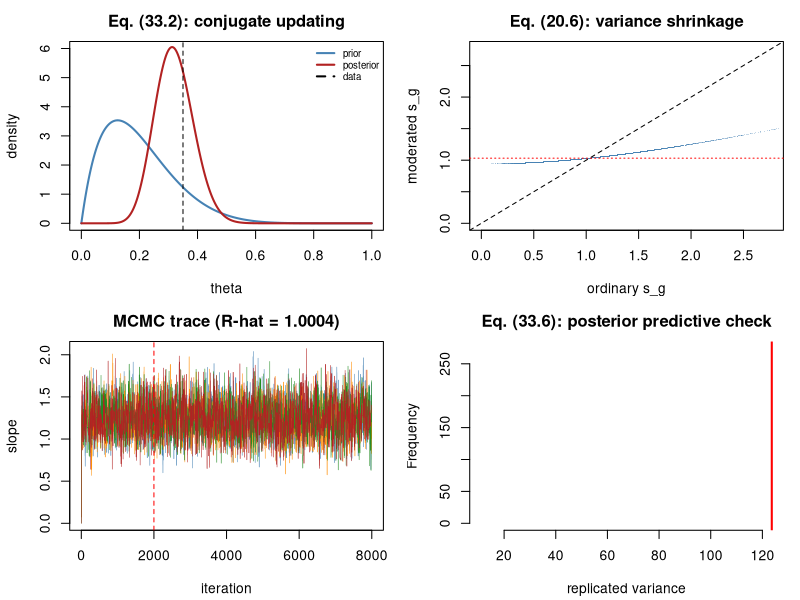

Write R code to recreate this figure.
## ---- chunk 1
MODULE_NAME <- "33_bayesian_and_shrinkage"
OUT <- file.path(Sys.getenv("STATS_OUT", unset = "results"), MODULE_NAME)
dir.create(OUT, recursive = TRUE, showWarnings = FALSE)
header <- function(txt) cat("\n", strrep("=", 72), "\n", txt, "\n",
                            strrep("=", 72), "\n", sep = "")
## ---- chunk 2
header("1. Beta-binomial and normal-normal conjugacy (33.2)-(33.3)")
a0 <- 2; b0 <- 8; y_obs <- 14; n_obs <- 40
a1 <- a0 + y_obs; b1 <- b0 + n_obs - y_obs                       # eq. (33.2)
cat(sprintf("  prior Beta(%g, %g): mean %.3f, worth %g pseudo-observations\n",
            a0, b0, a0/(a0+b0), a0+b0))
cat(sprintf("  data: %d/%d = %.3f\n", y_obs, n_obs, y_obs/n_obs))
cat(sprintf("  posterior Beta(%g, %g): mean %.3f\n", a1, b1, a1/(a1+b1)))
cat(sprintf("  95%% CREDIBLE interval [%.3f, %.3f]\n",
            qbeta(0.025, a1, b1), qbeta(0.975, a1, b1)))
cat(sprintf("  P(theta > 0.30 | data) = %.4f\n", pbeta(0.30, a1, b1, lower.tail = FALSE)))
cat("  A credible interval IS a probability statement about theta given the\n")
cat("  data - which is what people wrongly believe a confidence interval to be.\n")
cat("\n  Normal-normal (33.3): posterior mean = lambda*y + (1-lambda)*mu0\n")
cat(sprintf("  %22s%10s%17s\n", "sigma^2 (data noise)", "lambda", "weight on data"))
for (s2 in c(0.1, 0.5, 1, 4, 20)) {
  lam <- 1/(1 + s2)
  cat(sprintf("  %22.1f%10.3f%16.1f%%\n", s2, lam, 100*lam))
}
cat("  Noisier data -> more shrinkage toward the prior. Compare with the\n")
cat("  mixed-model BLUP, eq. (14.6): it is the SAME formula.\n")
## ---- chunk 3
header("2. James-Stein: shrinkage wins, provably (33.5)")
james_stein <- function(y, sigma2 = 1) {                         # eq. (33.5)
  max(1 - (length(y) - 2)*sigma2/sum(y^2), 0) * y                # positive part
}
set.seed(2301)
cat(sprintf("  %-34s%11s%10s%12s\n", "scenario", "MLE risk", "JS risk", "JS better?"))
scenarios <- list("all means zero" = rep(0, 20),
                  "means near zero (typical omics)" = rnorm(20, 0, 0.4),
                  "means well spread" = rnorm(20, 0, 2),
                  "one huge outlier" = c(rep(0, 19), 10))
for (nm in names(scenarios)) {
  theta <- scenarios[[nm]]
  r <- replicate(3000, {
    y <- theta + rnorm(length(theta))
    c(sum((y - theta)^2), sum((james_stein(y) - theta)^2))
  })
  cat(sprintf("  %-34s%11.2f%10.2f%12s\n", nm, mean(r[1, ]), mean(r[2, ]),
              mean(r[2, ]) < mean(r[1, ])))
}
cat("\n  JS wins in EVERY case (that is the theorem), and wins MOST when the\n")
cat("  true effects are clustered near zero - exactly the omics situation.\n")
cat("  This is NOT a Bayesian assumption; it is a frequentist theorem, and it\n")
cat("  is the licence for every shrinkage method in this course.\n")
## ---- chunk 4
header("3. From-scratch moderated t-test (20.6)")
fit_prior_variance <- function(s2, df) {
  ## Match moments of log(s2), as limma does. Var(log s2) exceeds
  ## trigamma(df/2) by exactly trigamma(d0/2); solve for d0. A ROBUST (MAD)
  ## estimate of the spread is essential - a few near-zero variances would
  ## otherwise dominate and collapse the shrinkage.
  e <- log(s2) - digamma(df/2) + log(df/2)
  target <- (mad(e))^2 - trigamma(df/2)
  if (target <= 0) return(list(d0 = Inf, s0_2 = exp(mean(e))))
  f <- function(d0) trigamma(d0/2) - target
  if (f(1e-4) * f(1e4) > 0) return(list(d0 = Inf, s0_2 = exp(mean(e))))
  d0 <- uniroot(f, c(1e-4, 1e4))$root
  list(d0 = d0, s0_2 = exp(mean(e) + digamma(d0/2) - log(d0/2)))
}
moderated_t <- function(A, B) {
  n1 <- ncol(A); n2 <- ncol(B); df <- n1 + n2 - 2
  diff <- rowMeans(A) - rowMeans(B)
  s2 <- ((n1-1)*apply(A, 1, var) + (n2-1)*apply(B, 1, var)) / df
  s2 <- pmax(s2, 1e-12)
  pr <- fit_prior_variance(s2, df)
  if (is.infinite(pr$d0)) { s2t <- rep(pr$s0_2, length(s2)); total_df <- Inf }
  else { s2t <- (pr$d0*pr$s0_2 + df*s2)/(pr$d0 + df); total_df <- df + pr$d0 }
  se <- sqrt(s2t * (1/n1 + 1/n2))
  t <- diff/se
  list(t = t, p = 2*pt(abs(t), total_df, lower.tail = FALSE), s2 = s2, s2t = s2t,
       d0 = pr$d0, s0_2 = pr$s0_2, df_total = total_df, diff = diff)
}
set.seed(2302)
G <- 6000; n_rep <- 3; n_de <- 400
true_sd <- sqrt(1/rgamma(G, 5, 5))
is_de <- c(rep(TRUE, n_de), rep(FALSE, G - n_de))
delta <- ifelse(is_de, 2.6 * sample(c(-1, 1), G, TRUE), 0)
A <- matrix(rnorm(G*n_rep, delta, true_sd), nrow = G)
B <- matrix(rnorm(G*n_rep, 0, true_sd), nrow = G)
mod <- moderated_t(A, B)
ord_p <- sapply(1:G, function(i) t.test(A[i, ], B[i, ], var.equal = TRUE)$p.value)
cat(sprintf("  G = %d, n = %d per group, %d truly differential\n", G, n_rep, n_de))
cat(sprintf("  estimated prior df d0 = %.2f   (the ordinary test has only %d df)\n",
            mod$d0, 2*n_rep - 2))
cat(sprintf("  moderated tests use %.2f df - the equivalent of several extra\n",
            mod$df_total))
cat("  samples, for free.\n")
cat(sprintf("\n  %-22s%10s%10s%11s%8s%8s\n", "method", "rejected", "true pos",
            "false pos", "sens", "FDP"))
for (row_ in list(list("ordinary t", ord_p), list("moderated t (20.6)", mod$p))) {
  q <- p.adjust(row_[[2]], "BH"); rej <- q < 0.05
  cat(sprintf("  %-22s%10d%10d%11d%8.2f%8.3f\n", row_[[1]], sum(rej),
              sum(rej & is_de), sum(rej & !is_de), sum(rej & is_de)/n_de,
              sum(rej & !is_de)/max(sum(rej), 1)))
}
worst <- order(mod$s2)[1:5]
cat("\n  The pathology this removes - genes with an accidentally TINY s_g:\n")
cat(sprintf("  %8s%10s%14s%15s%11s\n", "gene", "s_g^2", "ordinary |t|",
            "moderated |t|", "truly DE?"))
for (g in worst)
  cat(sprintf("  %8d%10.5f%14.2f%15.2f%11s\n", g, mod$s2[g],
              abs(t.test(A[g, ], B[g, ], var.equal = TRUE)$statistic),
              abs(mod$t[g]), is_de[g]))
cat("  Without moderation these dominate the top of the gene list purely\n")
cat("  because their variance estimate was unluckily small.\n")
## ---- chunk 5
header("4. Posterior predictive check: can the model reproduce the data? (33.6)")
set.seed(2303)
y_real <- rnbinom(300, mu = 15, size = 2)          # overdispersed TRUTH
lam_hat <- mean(y_real)
ppc <- function(y, simulate, stat, n_sim = 4000) {
  obs <- stat(y)
  reps <- replicate(n_sim, stat(simulate(length(y))))
  list(obs = obs, reps = reps, p = mean(reps >= obs))
}
stats_to_check <- list(variance = var,
                       `proportion of zeros` = function(v) mean(v == 0),
                       maximum = max)
cat(sprintf("  Fitting a POISSON model to negative-binomial data (lambda_hat = %.2f)\n",
            lam_hat))
cat(sprintf("  %-24s%11s%17s%13s\n", "statistic", "observed", "mean replicate",
            "ppc p-value"))
for (nm in names(stats_to_check)) {
  r <- ppc(y_real, function(k) rpois(k, lam_hat), stats_to_check[[nm]])
  cat(sprintf("  %-24s%11.3f%17.3f%13.4f\n", nm, r$obs, mean(r$reps), r$p))
}
phi_hat <- max((var(y_real) - lam_hat)/lam_hat^2, 1e-6)
cat("\n  Now the CORRECT negative-binomial model:\n")
for (nm in names(stats_to_check)) {
  r <- ppc(y_real, function(k) rnbinom(k, mu = lam_hat, size = 1/phi_hat),
           stats_to_check[[nm]])
  cat(sprintf("  %-24s%11.3f%17.3f%13.4f\n", nm, r$obs, mean(r$reps), r$p))
}
cat("\n  ppc p-values near 0 or 1 mean the model CANNOT reproduce that feature\n")
cat("  of the data. This is the Bayesian analogue of residual diagnostics.\n")
## ---- chunk 6
header("5. MCMC and the diagnostics you must report")
metropolis <- function(log_post, init, n_iter = 8000, step = 0.4, seed = 1) {
  set.seed(seed)
  x <- init; chain <- matrix(NA, n_iter, length(x)); lp <- log_post(x); acc <- 0
  for (i in seq_len(n_iter)) {
    prop <- x + rnorm(length(x), 0, step)
    lp_prop <- log_post(prop)
    if (log(runif(1)) < lp_prop - lp) { x <- prop; lp <- lp_prop; acc <- acc + 1 }
    chain[i, ] <- x
  }
  list(chain = chain, acc = acc/n_iter)
}
set.seed(2304)
n <- 200; xv <- rnorm(n)
yv <- rbinom(n, 1, plogis(-0.4 + 1.2*xv))
log_posterior <- function(beta) {
  eta <- beta[1] + beta[2]*xv
  sum(yv*eta - log1p(exp(eta))) + sum(dnorm(beta, 0, 2.5, log = TRUE))
}
chains <- lapply(1:4, function(s) metropolis(log_posterior, c(0, 0), seed = s)$chain)
acc <- metropolis(log_posterior, c(0, 0), seed = 1)$acc
burn <- 2000
post <- do.call(rbind, lapply(chains, function(ch) ch[-(1:burn), ]))
r_hat <- function(chains, burn) {
  x <- lapply(chains, function(ch) ch[-(1:burn),, drop = FALSE])
  m <- length(x); nn <- nrow(x[[1]])
  W <- rowMeans(sapply(x, function(ch) apply(ch, 2, var)))
  B <- nn * apply(sapply(x, colMeans), 1, var)
  sqrt(((nn-1)/nn * W + B/nn) / W)
}
ess <- function(v) {
  v <- v - mean(v); nn <- length(v)
  ac <- acf(v, lag.max = min(nn - 1, 500), plot = FALSE)$acf[-1]
  k <- which(ac < 0.05)[1]; if (is.na(k)) k <- length(ac)
  nn / (1 + 2*sum(ac[seq_len(max(k - 1, 1))]))
}
rh <- r_hat(chains, burn)
cat(sprintf("  acceptance rate = %.3f   (0.2-0.4 is healthy for random walk)\n", acc))
cat(sprintf("  %-14s%12s%24s%8s%9s\n", "parameter", "post. mean", "95% credible",
            "R-hat", "ESS"))
for (j in 1:2) {
  ci <- quantile(post[, j], c(0.025, 0.975))
  cat(sprintf("  %-14s%12.4f   [%7.4f, %7.4f]%8.4f%9.0f\n",
              c("intercept", "slope")[j], mean(post[, j]), ci[1], ci[2], rh[j],
              ess(chains[[1]][-(1:burn), j])))
}
cat("  truth: intercept -0.400, slope 1.200\n")
cat("\n  NEVER report a posterior without R-hat < 1.01 and ESS > 400.\n")
mle <- glm(yv ~ xv, family = binomial())
cat(sprintf("\n  frequentist MLE: intercept %+.4f, slope %+.4f\n",
            coef(mle)[1], coef(mle)[2]))
cat("  With a weakly informative prior and n=200 the two coincide. The prior\n")
cat("  matters at SMALL n - precisely when regularisation is most valuable.\n")
## ---- chunk 7
header("6. Lindley's paradox (33.7)")
z_obs <- 2.5; n_bf <- 100; sigma <- 1
se <- sigma/sqrt(n_bf); y_bar <- z_obs*se
cat(sprintf("  data: y_bar = %.4f, SE = %.4f, z = %.1f, p = %.4f\n",
            y_bar, se, z_obs, 2*pnorm(z_obs, lower.tail = FALSE)))
cat(sprintf("\n  %24s%10s  interpretation\n", "prior SD tau under H1", "BF_10"))
for (tau in c(0.05, 0.1, 0.5, 1, 5, 50)) {
  bf <- dnorm(y_bar, 0, sqrt(tau^2 + se^2)) / dnorm(y_bar, 0, se)
  note <- if (bf > 3) "favours H1" else if (bf < 1/3) "favours H0" else "ambiguous"
  cat(sprintf("  %24.2f%10.3f  %s\n", tau, bf, note))
}
cat("\n  The SAME data give BF from strongly favouring H1 to favouring H0,\n")
cat("  purely by changing the prior width. The p-value did not move. If you\n")
cat("  report a Bayes factor, report its sensitivity across prior scales.\n")
## ---- chunk 8
png(file.path(OUT, "bayes.png"), width = 1100, height = 800, res = 110)
par(mfrow = c(2, 2), mar = c(4.2, 4.2, 2.5, 1))
gx <- seq(0, 1, length.out = 400)
plot(gx, dbeta(gx, a0, b0), type = "l", lwd = 2, col = "steelblue", ylim = c(0, 6),
     xlab = "theta", ylab = "density", main = "Eq. (33.2): conjugate updating")
lines(gx, dbeta(gx, a1, b1), lwd = 2, col = "firebrick")
abline(v = y_obs/n_obs, lty = 2)
legend("topright", c("prior", "posterior", "data"), col = c("steelblue","firebrick","black"),
       lty = c(1,1,2), lwd = 2, bty = "n", cex = 0.7)
lim <- c(0, quantile(sqrt(mod$s2), 0.995))
plot(sqrt(mod$s2), sqrt(mod$s2t), pch = ".", col = adjustcolor("steelblue", 0.3),
     xlim = lim, ylim = lim, xlab = "ordinary s_g", ylab = "moderated s_g",
     main = "Eq. (20.6): variance shrinkage")
abline(0, 1, lty = 2); abline(h = sqrt(mod$s0_2), col = "red", lty = 3)
matplot(sapply(chains, function(ch) ch[, 2]), type = "l", lty = 1, lwd = 0.5,
        col = c("steelblue","darkorange","forestgreen","firebrick"),
        xlab = "iteration", ylab = "slope",
        main = sprintf("MCMC trace (R-hat = %.4f)", rh[2]))
abline(v = burn, col = "red", lty = 2)
r <- ppc(y_real, function(k) rpois(k, lam_hat), var)
hist(r$reps, breaks = 50, col = "lightsteelblue", border = "white",
     xlim = range(c(r$reps, r$obs)), main = "Eq. (33.6): posterior predictive check",
     xlab = "replicated variance")
abline(v = r$obs, col = "red", lwd = 2)
invisible(dev.off())
cat("\nFigure written to", file.path(OUT, "bayes.png"), "\n")
